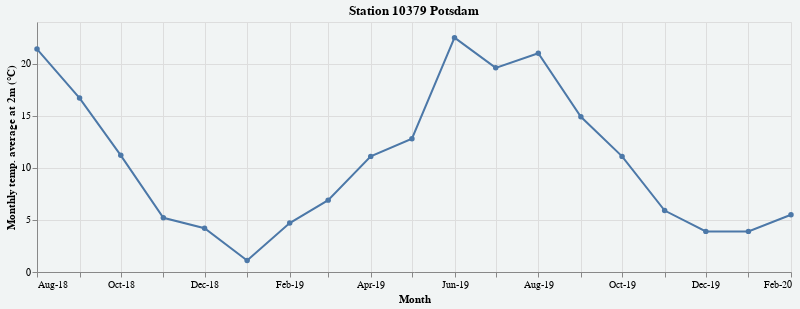

Here is the Vega-Lite specification saved for this chart:
### Vega-Lite specification from a JSON file in a GitHub repository (floating-point values rounded to 4 significant figures)
{"config": {"view": {"continuousWidth": 400, "continuousHeight": 300}, "background": "#F1F4F4", "header": {"labelFont": "IBM Plex Sans", "labelFontSize": 18, "titleFont": "IBM Plex Sans", "titleFontSize": 20}}, "data": {"name": "data-16200c026279fe8a5bea485ad6d8901a"}, "mark": {"type": "line", "point": true}, "autosize": {"contains": "padding", "type": "fit-x"}, "encoding": {"tooltip": [{"type": "quantitative", "field": "TMM", "title": "Temp. 2m (°C)"}], "x": {"type": "temporal", "axis": {"format": "%b-%y"}, "field": "Month"}, "y": {"type": "quantitative", "axis": {"title": "Monthly temp. average at 2m (°C)"}, "field": "TMM"}}, "height": 250, "title": "Station 10379 Potsdam", "width": 800, "$schema": "https://vega.github.io/schema/vega-lite/v4.0.2.json", "datasets": {"data-16200c026279fe8a5bea485ad6d8901a": [{"STAT": 10379, "JJJJMM": 201808, "QN": 3, "TNN": 9.3, "TNM": 15.5, "TMM": 21.4, "TXM": 28.0, "TXX": 37.8, "SOS": 280.5, "NMM": 4.1, "RSS": 10.1, "RSX": 3.8, "FMM": 2.7, "FXX": 16.4, "Month": "2018-08-01T00:00:00"}, {"STAT": 10379, "JJJJMM": 201809, "QN": 3, "TNN": 4.0, "TNM": 11.3, "TMM": 16.7, "TXM": 23.0, "TXX": 31.0, "SOS": 215.6, "NMM": 4.5, "RSS": 20.2, "RSX": 15.3, "FMM": 2.7, "FXX": 28.2, "Month": "2018-09-01T00:00:00"}, {"STAT": 10379, "JJJJMM": 201810, "QN": 3, "TNN": 2.4, "TNM": 6.6, "TMM": 11.2, "TXM": 16.2, "TXX": 25.6, "SOS": 168.5, "NMM": 4.5, "RSS": 12.5, "RSX": 6.2, "FMM": 3.0, "FXX": 21.3, "Month": "2018-10-01T00:00:00"}, {"STAT": 10379, "JJJJMM": 201811, "QN": 3, "TNN": -3.4, "TNM": 2.6, "TMM": 5.2, "TXM": 8.2, "TXX": 17.9, "SOS": 68.4, "NMM": 6.0, "RSS": 15.4, "RSX": 9.9, "FMM": 2.8, "FXX": 15.8, "Month": "2018-11-01T00:00:00"}, {"STAT": 10379, "JJJJMM": 201812, "QN": 3, "TNN": -2.1, "TNM": 2.1, "TMM": 4.2, "TXM": 6.4, "TXX": 12.9, "SOS": 19.6, "NMM": 7.1, "RSS": 38.0, "RSX": 6.5, "FMM": 3.2, "FXX": 21.0, "Month": "2018-12-01T00:00:00"}, {"STAT": 10379, "JJJJMM": 201901, "QN": 3, "TNN": -7.2, "TNM": -1.2, "TMM": 1.1, "TXM": 3.4, "TXX": 8.2, "SOS": 58.2, "NMM": 6.6, "RSS": 51.6, "RSX": 6.4, "FMM": 3.3, "FXX": 22.7, "Month": "2019-01-01T00:00:00"}, {"STAT": 10379, "JJJJMM": 201902, "QN": 3, "TNN": -4.3, "TNM": 0.9, "TMM": 4.7, "TXM": 9.0, "TXX": 16.4, "SOS": 126.0, "NMM": 5.1, "RSS": 23.5, "RSX": 13.2, "FMM": 3.2, "FXX": 21.3, "Month": "2019-02-01T00:00:00"}, {"STAT": 10379, "JJJJMM": 201903, "QN": 3, "TNN": -0.2, "TNM": 3.1, "TMM": 6.9, "TXM": 11.1, "TXX": 19.1, "SOS": 89.9, "NMM": 6.0, "RSS": 59.9, "RSX": 15.9, "FMM": 3.4, "FXX": 25.7, "Month": "2019-03-01T00:00:00"}, {"STAT": 10379, "JJJJMM": 201904, "QN": 3, "TNN": -1.1, "TNM": 5.0, "TMM": 11.1, "TXM": 17.7, "TXX": 26.0, "SOS": 276.8, "NMM": 3.5, "RSS": 11.5, "RSX": 3.7, "FMM": 2.9, "FXX": 18.7, "Month": "2019-04-01T00:00:00"}, {"STAT": 10379, "JJJJMM": 201905, "QN": 3, "TNN": 0.4, "TNM": 7.3, "TMM": 12.8, "TXM": 18.4, "TXX": 26.8, "SOS": 213.3, "NMM": 5.5, "RSS": 31.0, "RSX": 9.2, "FMM": 2.8, "FXX": 14.7, "Month": "2019-05-01T00:00:00"}, {"STAT": 10379, "JJJJMM": 201906, "QN": 3, "TNN": 11.3, "TNM": 15.5, "TMM": 22.5, "TXM": 29.7, "TXX": 38.4, "SOS": 352.7, "NMM": 3.9, "RSS": 96.2, "RSX": 79.7, "FMM": 2.7, "FXX": 24.7, "Month": "2019-06-01T00:00:00"}, {"STAT": 10379, "JJJJMM": 201907, "QN": 3, "TNN": 9.5, "TNM": 14.5, "TMM": 19.6, "TXM": 25.4, "TXX": 34.7, "SOS": 222.1, "NMM": 4.9, "RSS": 68.4, "RSX": 19.4, "FMM": 2.8, "FXX": 18.7, "Month": "2019-07-01T00:00:00"}, {"STAT": 10379, "JJJJMM": 201908, "QN": 3, "TNN": 12.0, "TNM": 15.7, "TMM": 21.0, "TXM": 27.4, "TXX": 34.1, "SOS": 245.7, "NMM": 4.4, "RSS": 12.1, "RSX": 9.9, "FMM": 2.5, "FXX": 16.2, "Month": "2019-08-01T00:00:00"}, {"STAT": 10379, "JJJJMM": 201909, "QN": 3, "TNN": 5.9, "TNM": 10.2, "TMM": 14.9, "TXM": 20.1, "TXX": 29.6, "SOS": 182.2, "NMM": 4.9, "RSS": 65.4, "RSX": 24.6, "FMM": 2.9, "FXX": 24.0, "Month": "2019-09-01T00:00:00"}, {"STAT": 10379, "JJJJMM": 201910, "QN": 3, "TNN": -1.1, "TNM": 7.7, "TMM": 11.1, "TXM": 15.3, "TXX": 24.0, "SOS": 140.2, "NMM": 5.3, "RSS": 49.8, "RSX": 16.5, "FMM": 2.8, "FXX": 17.3, "Month": "2019-10-01T00:00:00"}, {"STAT": 10379, "JJJJMM": 201911, "QN": 3, "TNN": -2.7, "TNM": 3.1, "TMM": 5.9, "TXM": 8.6, "TXX": 16.1, "SOS": 50.5, "NMM": 6.4, "RSS": 46.4, "RSX": 8.3, "FMM": 2.8, "FXX": 16.8, "Month": "2019-11-01T00:00:00"}, {"STAT": 10379, "JJJJMM": 201912, "QN": 1, "TNN": -3.2, "TNM": 1.2, "TMM": 3.9, "TXM": 6.3, "TXX": 12.0, "SOS": 59.3, "NMM": 5.9, "RSS": 26.9, "RSX": 5.6, "FMM": 3.2, "FXX": 20.6, "Month": "2019-12-01T00:00:00"}, {"STAT": 10379, "JJJJMM": 202001, "QN": 1, "TNN": -3.8, "TNM": 0.9, "TMM": 3.9, "TXM": 6.7, "TXX": 13.2, "SOS": 77.8, "NMM": 5.9, "RSS": 30.8, "RSX": 6.4, "FMM": 3.2, "FXX": 18.7, "Month": "2020-01-01T00:00:00"}, {"STAT": 10379, "JJJJMM": 202002, "QN": 1, "TNN": -0.5, "TNM": 2.6, "TMM": 5.5, "TXM": 8.5, "TXX": 16.1, "SOS": 50.9, "NMM": 6.9, "RSS": 84.9, "RSX": 18.1, "FMM": 3.6, "FXX": 25.2, "Month": "2020-02-01T00:00:00"}]}}
